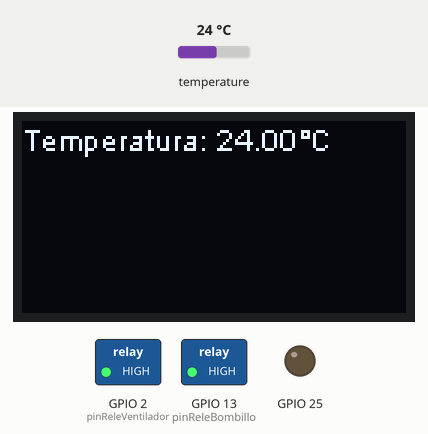
Recording of a sketch running on a simulated ESP32. On the bench: 128×64 one-colour display, switched loads named in the sketch (green lamp = pin HIGH), output pins drawn as LEDs (lit = HIGH). The test bench sets the inputs (shaded band); at power-on: temperature 24 °C. WiFi joins after 1.5 s; servers stay silent unless stated; uploads are accepted with an empty reply; what the sketch prints to the serial monitor is not drawn.

Above: at 3.3 s.
3.4 s: temperature set to 27 °C
At 8.4 s:
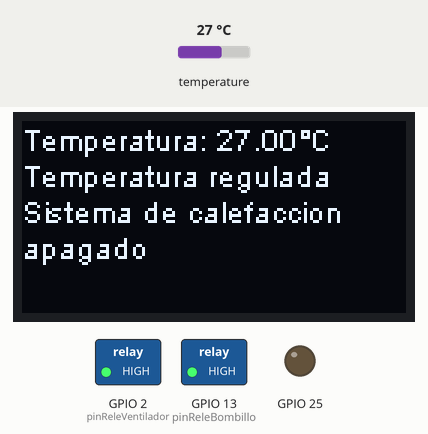
9.4 s: temperature set to 12 °C
At 16.4 s:
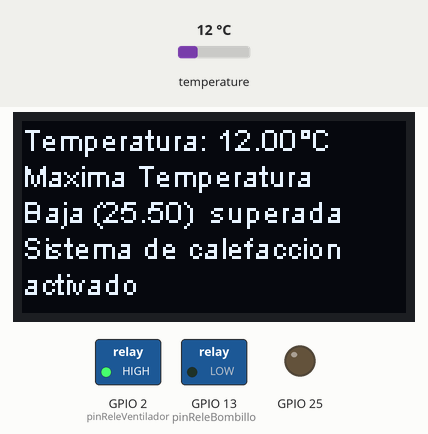
18.2 s: temperature set to 19 °C
Timing chart, 0 to 21.2 s (numbered marks = the images above; inputs shaded):
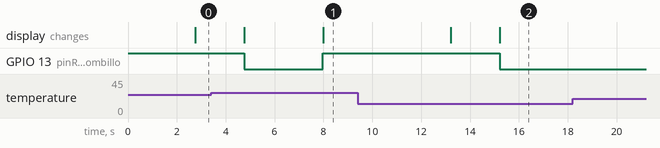

The sketch:

ModuloTemperatura.ino
```cpp
#include <Arduino.h>
#include <WiFi.h>
#include <HTTPClient.h>
#include <AsyncTCP.h>
#include <ESPAsyncWebServer.h>
#include "DHTesp.h"
#include "heltec.h"
DHTesp dht;

// Pines conectados al sensor y a los relés
int pinReleBombillo = 13;
int pinReleVentilador = 2;
int pinSensorTemp = 27;

// Inicializar variables
float tempActual = 0;
float maxTempAlta = 26;
float maxTempBaja = 25.5;

AsyncWebServer server(80);
WiFiClient client;

const char* ssid = "ESP32";
const char* password = "12345678";

const char* PARAM_INPUT_1 = "maxTempAlta";
const char* PARAM_INPUT_2 = "maxTempBaja";

const char index_html[] PROGMEM = R"rawliteral(
<!DOCTYPE HTML><html><head>
  <title>ESP Input Form</title>
  <meta name="viewport" content="width=device-width, initial-scale=1">
  </head><body>
  <form action="/get">
    Maxima Temperatura Alta: <input type="text" name="maxTempAlta">
    <input type="submit" value="Submit">
  </form><br>
  <form action="/get">
    Maxima Temperatura Baja: <input type="text" name="maxTempBaja">
    <input type="submit" value="Submit">
  </form>
</body></html>)rawliteral";

void notFound(AsyncWebServerRequest *request) {
  request->send(404, "text/plain", "Not found");
}

void setup() {
  Serial.begin(115200);
  pinMode(pinReleBombillo, OUTPUT);
  pinMode(pinReleVentilador, OUTPUT);
  dht.setup(27, DHTesp::DHT11);
  pinMode(LED, OUTPUT);

  // Estado inicial
  digitalWrite(pinReleBombillo, HIGH);
  digitalWrite(pinReleVentilador, HIGH);
  digitalWrite(LED, LOW);

  Heltec.begin(true /*DisplayEnable Enable*/, false /*LoRa Enable*/, false /*Serial Enable*/);
  Heltec.display->clear();

  // Establece la conexión WiFi
  WiFi.mode(WIFI_STA);
  WiFi.begin(ssid, password);
  if (WiFi.waitForConnectResult() != WL_CONNECTED) {
    Serial.println("Conexion de WiFi Fallida!");
    return;
  }
  Serial.println();
  Serial.print("Direccion IP: ");
  Serial.println(WiFi.localIP());

  // Envía página web con input fields al cliente
  server.on("/", HTTP_GET, [](AsyncWebServerRequest *request){
    request->send_P(200, "text/html", index_html);
  });

  // Send a GET request to <ESP_IP>/get?input1=<inputMessage>
  server.on("/get", HTTP_GET, [] (AsyncWebServerRequest *request) {
    String inputMessage;
    String inputParam;
    // Solicitud GET del valor del primer input en <ESP_IP>/get?maxTempAlta=<inputMessage>
    if (request->hasParam(PARAM_INPUT_1)) {
      inputMessage = request->getParam(PARAM_INPUT_1)->value();
      maxTempAlta = inputMessage.toFloat();
      inputParam = PARAM_INPUT_1;
    }
    // Solicitud GET del valor del segundo input en <ESP_IP>/get?maxTempBaja=<inputMessage>
    else if (request->hasParam(PARAM_INPUT_2)) {
      inputMessage = request->getParam(PARAM_INPUT_2)->value();
      maxTempBaja = inputMessage.toFloat();
      inputParam = PARAM_INPUT_2;
    }
    // Cuando no se realiza otra solicitud.
    else {
      inputMessage = "No se envió ningún mensaje";
      inputParam = "none";
    }
    // Comprueba que efectivamente se han guardado los valores de los inputs.
    Serial.println("Maxima Temperatura Alta: " + (String)maxTempAlta);
    Serial.println("Maxima Temperatura Baja: " + (String)maxTempBaja);
    // Envía al cliente una comprobación de lo introducido.
    request->send(200, "text/html", "HTTP GET request sent to your ESP on input field ("
                                     + inputParam + ") with value: " + inputMessage +
                                     "<br><a href=\"/\">Return to Home Page</a>");
  });
  server.onNotFound(notFound);
  server.begin();
}

void loop() {
  regularTemp();
  delay(2000);
}

void regularTemp() {
  tempActual = medirTemp();
  mostrarInfo(0);
  delay(2000);
  if(tempActual>maxTempAlta){
    while(tempActual>maxTempAlta){
      activarVentilador();
      mostrarInfo(1);
      delay(2000);
      tempActual = medirTemp();
    }
    apagarVentilador();
    mostrarInfo(3);
    delay(2000);
  } else if (tempActual<maxTempBaja){
    while(tempActual<maxTempBaja) {
      activarBombillo();
      mostrarInfo(2);
      delay(2000);
      tempActual = medirTemp();
    }
    apagarBombillo();
    mostrarInfo(4);
    delay(2000);
  }
}

float medirTemp() {
  float temp = dht.getTemperature();
  EnvioDatos();
  return temp;
}

void activarBombillo() {
  digitalWrite(pinReleBombillo, LOW);
}

void activarVentilador() {
  digitalWrite(pinReleVentilador, LOW);
}

void apagarBombillo() {
  digitalWrite(pinReleBombillo, HIGH);
}

void apagarVentilador() {
  digitalWrite(pinReleVentilador, HIGH);
}

void mostrarInfo(int opcion) {
  Heltec.display->clear();
  Heltec.display->drawString(0, 0, "Temperatura: " + (String)tempActual + "°C");
  if(opcion != 0) {
    switch(opcion) {
      case 1:
        Heltec.display->drawString(0, 12, "Maxima Temperatura");
        Heltec.display->drawString(0, 24, "Alta (" + (String)maxTempAlta + ") superada");
        Heltec.display->drawString(0, 36, "Sistema de enfriamiento");
        Heltec.display->drawString(0, 48, "activado");
        break;
      case 2:
        Heltec.display->drawString(0, 12, "Maxima Temperatura");
        Heltec.display->drawString(0, 24, "Baja (" + (String)maxTempBaja + ")  superada");
        Heltec.display->drawString(0, 36, "Sistema de calefaccion");
        Heltec.display->drawString(0, 48, "activado");
        break;
      case 3:
        Heltec.display->drawString(0, 12, "Temperatura regulada");
        Heltec.display->drawString(0, 24, "Sistema de enfriamiento");
        Heltec.display->drawString(0, 36, "apagado");
        break;
      case 4:
        Heltec.display->drawString(0, 12, "Temperatura regulada");
        Heltec.display->drawString(0, 24, "Sistema de calefaccion");
        Heltec.display->drawString(0, 36, "apagado");
        break;
      default: break;
    }
  }
  Heltec.display->display();
}
////////////////////////////////////////////////////////////////////////////////////////////////////////////////
void EnvioDatos(){
  if (WiFi.status() == WL_CONNECTED){
     HTTPClient http;  // creo el objeto http
     String datos_a_enviar = "temperatura=" + String (tempActual);

     http.begin(client,"");
     http.addHeader("Content-Type", "application/x-www-form-urlencoded"); // defino texto plano..

     int codigo_respuesta = http.POST(datos_a_enviar);

     if (codigo_respuesta>0){
      Serial.println("Código HTTP: "+ String(codigo_respuesta));
        if (codigo_respuesta == 200){
          String cuerpo_respuesta = http.getString();
          Serial.println("El servidor respondió: ");
          Serial.println(cuerpo_respuesta);
        }
     } else {
        Serial.print("Error enviado POST, código: ");
        Serial.println(codigo_respuesta);
     }

       http.end();  // libero recursos

  } else {
     Serial.println("Error en la conexion WIFI");
  }
  delay(1000); //espera
}
```

Measured:
- the behaviour switches between 25 and 26 °C on temperature (found by bisection; images 0 and 1)
- after the input at 3.4 s, the display: first differs from a run without the input after 4.6 s (image 1)
- after the input at 9.4 s, GPIO 2 (pinReleVentilador): stays HIGH (without the input it goes to LOW after 5.8 s); GPIO 13 (pinReleBombillo): HIGH → LOW after 5.8 s
